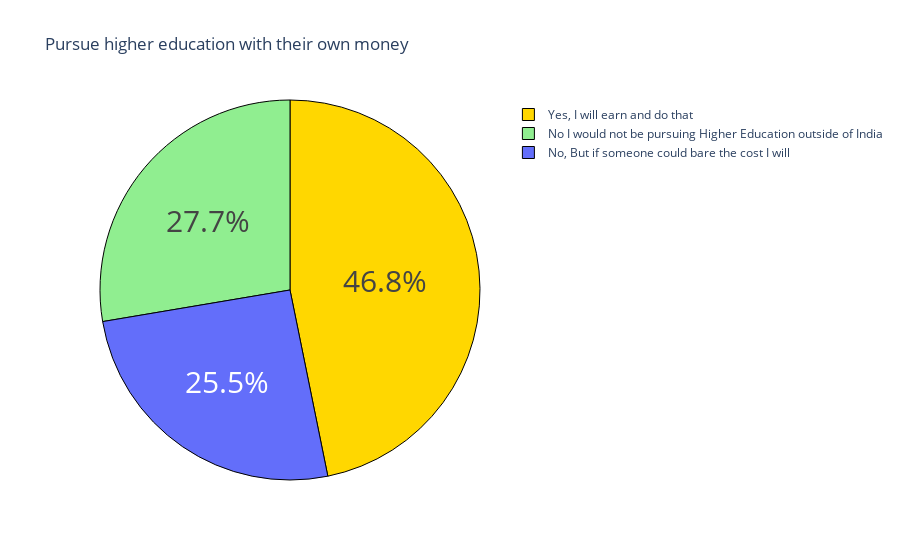

Notebook cell for this chart:
### Code cell
question2 = data["Would you definitely pursue a Higher Education / Post Graduation outside of India ? If only you have to self sponsor it."].value_counts()
label = question2.index
counts = question2.values

colors = ['gold', 'lightgreen']

fig = go.Figure(data = [go.Pie(labels = label, values = counts)])
fig.update_layout(title_text = 'Pursue higher education with their own money')

fig.update_traces (
    hoverinfo = 'label+value',
    textinfo = 'percent',
    textfont_size = 30,
    marker = dict(colors = colors, line = dict(color = 'black', width = 1))
)
fig.show()

### Figure 1 — Plotly figure (JSON) as saved in the notebook; plotly's stock layout.template omitted (floating-point values rounded to 4 significant figures)
{"data": [{"hoverinfo": "label+value", "labels": ["Yes, I will earn and do that", "No I would not be pursuing Higher Education outside of India", "No, But if someone could bare the cost I will"], "marker": {"colors": ["gold", "lightgreen"], "line": {"color": "black", "width": 1}}, "textfont": {"size": 30}, "textinfo": "percent", "type": "pie", "values": [110, 65, 60]}], "layout": {"title": {"text": "Pursue higher education with their own money"}}}
